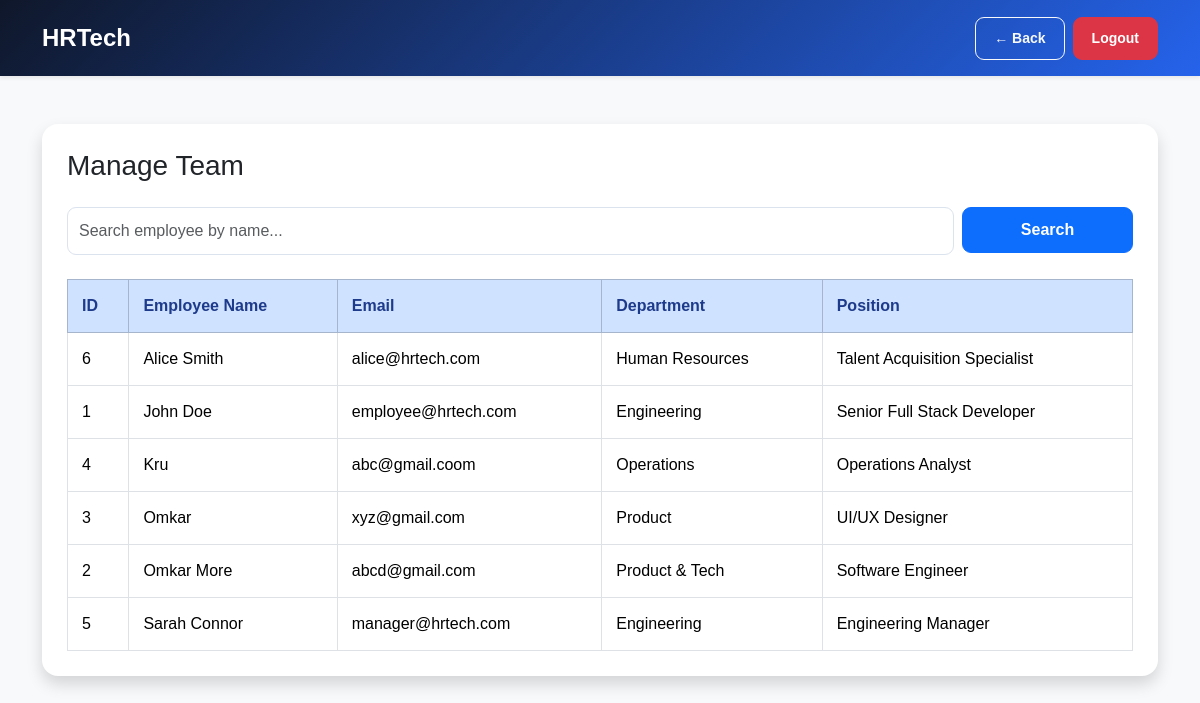
/modules/manage_team.php (signed in), run on the app's committed database.
### tables this page shows
CREATE TABLE IF NOT EXISTS `employees` (
  `id` int(11) NOT NULL AUTO_INCREMENT,
  `employee_id` varchar(50) NOT NULL,
  `full_name` varchar(100) NOT NULL,
  `email` varchar(150) NOT NULL,
  `phone` varchar(20) DEFAULT NULL,
  `department` varchar(100) DEFAULT NULL,
  `designation` varchar(100) DEFAULT NULL,
  `joining_date` date DEFAULT NULL,
  PRIMARY KEY (`id`),
  UNIQUE KEY `employee_id` (`employee_id`),
  UNIQUE KEY `email` (`email`)
);

### modules/manage_team.php (the view, shortened to what this page needs)
<?php
require_once __DIR__ . "/../config/database.php";
$search = trim($_GET["search"] ?? "");
if ($search !== "") {
    $query = "
        SELECT
            id,
            full_name,
            email,
            department,
            designation AS position
        FROM employees
        WHERE full_name LIKE ?
        ORDER BY full_name ASC
    ";
    $statement = mysqli_prepare($conn, $query);
    $searchValue = "%" . $search . "%";
    mysqli_stmt_bind_param(
        $statement,
        "s",
        $searchValue
    );
    mysqli_stmt_execute($statement);
    $result = mysqli_stmt_get_result($statement);
} else {
    $query = "
        SELECT
            id,
            full_name,
            email,
            department,
            designation AS position
        FROM employees
        ORDER BY full_name ASC
    ";
    $result = mysqli_query($conn, $query);
}
?>
<!DOCTYPE html>
<html lang="en">
<head>
    <link
        href="https://cdn.jsdelivr.net/npm/bootstrap@5.3.3/dist/css/bootstrap.min.css"
        rel="stylesheet"
    >
    <link
        rel="stylesheet"
        href="../css/style.css"
    >
</head>
<body class="bg-light">
<nav class="navbar navbar-dark bg-primary shadow-sm">
  <div class="container d-flex align-items-center flex-nowrap gap-2">
    <a
            href="../dashboard.php"
            class="navbar-brand fw-bold"
        >
            HRTech
        </a>
    <div class="hrtech-navbar-actions d-flex align-items-center gap-2 ms-auto flex-nowrap">
      <a href="../dashboard.php" class="btn btn-outline-light btn-sm">← Back</a>
      <a href="../logout.php" class="btn btn-danger btn-sm">Logout</a>
    </div>
  </div>
</nav>
<div class="container mt-5">
    <div class="card shadow border-0">
        <div class="card-body">
            <h3 class="mb-4">
                Manage Team
            </h3>
            <form
                method="GET"
                class="row g-2 mb-4"
            >
                <div class="col-md-10">
                    <input
                        type="text"
                        name="search"
                        class="form-control"
                        placeholder="Search employee by name..."
                        value="<?php echo htmlspecialchars($search); ?>"
                    >
                </div>
                <div class="col-md-2">
                    <button
                        type="submit"
                        class="btn btn-primary w-100"
                    >
                        Search
                    </button>
                </div>
            </form>
            <div class="table-responsive">
                <table class="table table-bordered table-hover">
                    <thead class="table-primary">
                        <tr>
                            <th>ID</th>
                            <th>Employee Name</th>
                            <th>Email</th>
                            <th>Department</th>
                            <th>Position</th>
                        </tr>
                    </thead>
                    <tbody>
                    <?php
                    if ($result && mysqli_num_rows($result) > 0) {
                        while ($employee = mysqli_fetch_assoc($result)) {
                    ?>
                        <tr>
                            <td>
                                <?php
                                echo htmlspecialchars(
                                    $employee["id"]
                                );
                                ?>
                            </td>
                            <td>
                                <?php
                                echo htmlspecialchars(
                                    $employee["full_name"]
                                );
                                ?>
                            </td>
                            <td>
                                <?php
                                echo htmlspecialchars(
                                    $employee["email"]
                                );
                                ?>
                            </td>
                            <td>
                                <?php
                                echo htmlspecialchars(
                                    $employee["department"] ?? ""
                                );
                                ?>
                            </td>
                            <td>
                                <?php
                                echo htmlspecialchars(
                                    $employee["position"] ?? ""
                                );
                                ?>
                            </td>
                        </tr>
                    <?php
                        }
                    }
                    ?>
                    </tbody>
                </table>
            </div>
        </div>
    </div>
</div>
</body>
</html>

### css/style.css (style rules this page uses)
body { background-color: #f5f7fa; }
body { background: #f4f7fb; font-family: Arial, sans-serif; color: #1f2937; }
.navbar { background: linear-gradient( 135deg, #0f172a, #2563eb ) !important; padding: 15px 0; box-shadow: 0 4px 15px rgba(0, 0, 0, 0.15); }
.navbar-brand { font-size: 24px; font-weight: bold; }
.card { border: none !important; border-radius: 16px; box-shadow: 0 6px 20px rgba(0, 0, 0, 0.08); transition: 0.25s; }
.card-body { padding: 25px; }
.btn { border-radius: 9px; padding: 10px 18px; font-weight: 600; transition: 0.2s; }
.form-control, .form-select { border-radius: 9px; padding: 11px; border: 1px solid #dbe3ee; }
.table { margin-bottom: 0; }
.table thead { background: #eaf1ff; }
.table thead th { color: #1e3a8a; padding: 14px; border-bottom: none; }
.table tbody td { padding: 14px; vertical-align: middle; }

### modules/manage_team.php (style rules this page uses)
.hrtech-navbar-actions { flex-wrap:nowrap!important;white-space:nowrap }
.hrtech-navbar-actions .btn { display:inline-flex;align-items:center;justify-content:center;white-space:nowrap;font-weight:600 }

### data on the page
employees: id "6", full_name "Alice Smith", email "alice@hrtech.com", department "Human Resources", designation "Talent Acquisition Specialist"
employees: id "1", full_name "John Doe", email "employee@hrtech.com", department "Engineering", designation "Senior Full Stack Developer"
employees: id "4", full_name "Kru", email "abc@gmail.coom", department "Operations", designation "Operations Analyst"
employees: id "3", full_name "Omkar", email "xyz@gmail.com", department "Product", designation "UI/UX Designer"
employees: id "2", full_name "Omkar More", email "abcd@gmail.com", department "Product & Tech", designation "Software Engineer"
employees: id "5", full_name "Sarah Connor", email "manager@hrtech.com", department "Engineering", designation "Engineering Manager"
